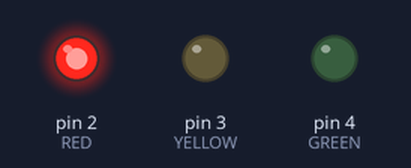
Bench run of a sketch on a simulated Arduino Uno, built with avr-gcc and run on an emulated ATmega328P. Shown: output pins drawn as LEDs (lit = HIGH).

Above: at 3.0 s.
At 8.5 s:
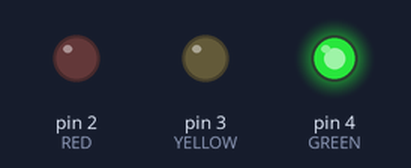
At 12.5 s:
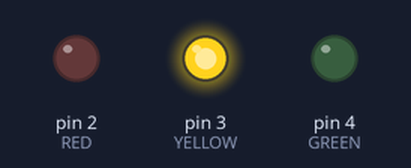
Timing chart, 0 to 18.2 s (numbered marks = the images above):
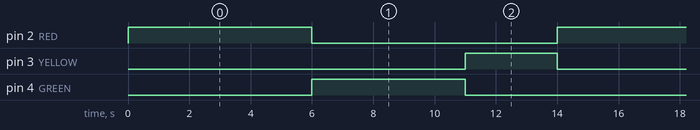

The sketch:

sketch_sep27b.ino
```cpp
#define RED 2
#define YELLOW 3
#define GREEN 4


void setup() {
  // put your setup code here, to run once:
  pinMode(RED, OUTPUT);
  pinMode(YELLOW, OUTPUT);
  pinMode(GREEN, OUTPUT);

  digitalWrite(RED, LOW);
  digitalWrite(YELLOW, LOW);
  digitalWrite(GREEN, LOW);
}

void loop() {
  // put your main code here, to run repeatedly:
  digitalWrite(YELLOW, LOW);
  digitalWrite(RED, HIGH);
  delay(6000);
  digitalWrite(RED, LOW);
  digitalWrite(GREEN, HIGH);
  delay(5000);
  digitalWrite(GREEN, LOW);
  digitalWrite(YELLOW,HIGH);
  delay(3000);

}
```

Measured:
- by itself, pin 2 (RED): alternates HIGH for 6.0 s and LOW for 8.0 s
- by itself, pin 3 (YELLOW): alternates HIGH for 3.0 s and LOW for 11.0 s
- by itself, pin 4 (GREEN): alternates HIGH for 5.0 s and LOW for 9.0 s
